Frame 1 (no input): blank canvas, image omitted
Frame 60 (no input): blank canvas, image omitted
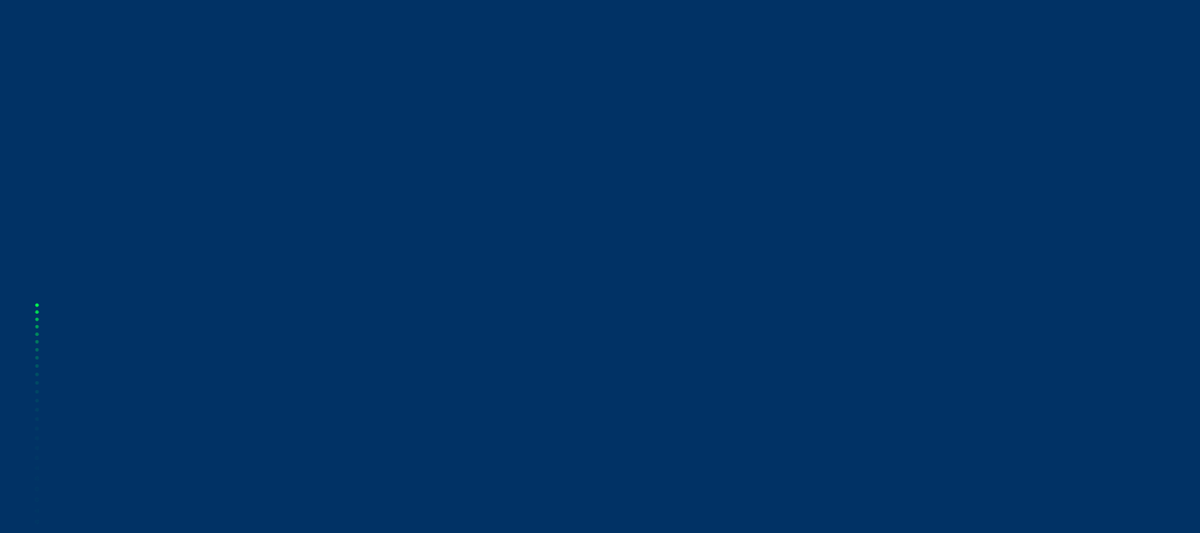
Frame 120 (the mouse pressed at the canvas centre since frame 60)

The p5.js sketch whose frames 1 and 60 were blank and that drew this single picture after the mouse press (run headless with seeded random() and noise() and a simulated clock; from frame 60 on, the mouse is pressed at the canvas centre):

// p5.js sketch
// ── sketch.js
//main program

//create a fireworks array
var fireworks = [];

//create a gravity variable
var gravity;

//setup
function setup() {
  //create a canvas width = 1350, height = 600
  createCanvas(1350,600);

  //gravity is a vector with x=0, y = 0.2
  gravity = createVector(0,0.2);

  //set color mode as HSB
  colorMode(HSB);

  //set the color
  //stroke(255);

  //set bolder
  //strokeWeight(4);

  //set background
  //background(0);
}

function draw() {
  //change colorMode as RGB
  colorMode(RGB);

  //select background color and alpha for canvas
  //background(0,24,72,50);
  background(0,51,102,50);

  if(random(1)<0.008)
  {
    fireworks.push(new Firework());
  }

  for(var i = fireworks.length-1; i>=0;i--){
    //update fireworks[i] object
    fireworks[i].update();
    //show fireworks[i] object
    fireworks[i].show();
    //check if fireworks[i] is done yet
    if(fireworks[i].done()){
      fireworks.splice(i,1);
    }
  }
  console.log(fireworks.length);
}

// ── firework.js
function Firework(){

  //create a property hu random from 0 to 255
  this.hu = random(255);

  //create a firework which is a Particle object with following default
  this.firework = new Particle(random(width),height, this.hu, true);

  //create a exploded property
  this.exploded = false;

  //create a particles array
  this.particles = [];

  //check if a firewok object is done or not
  this.done = function(){
    //if exploded is true and particles length is 0, then true
    if(this.exploded && this.particles.length === 0){
      return true;
    }else{
      return false;
    }
  }

  //update the firework
  this.update = function(){
    //if exploded == false
    if(this.exploded==false){
      //apply force for firework
      this.firework.applyForce(gravity);
      //update firework object
      this.firework.update();
      //if y axis of vel > 0
      if(this.firework.vel.y>= 0)
        {
          //the set exploded = true
          this.exploded = true;
          //run explode() method
          this.explode();
        }
    }

    for(var i = this.particles.length-1; i >= 0; i-- ){
      //apply gravity for particles[i]
      this.particles[i].applyForce(gravity);
      //update particles[i]
      this.particles[i].update();
      if(this.particles[i].done()){
        //remove particles[i] from array
        this.particles.splice(i,1);
      }
    }
  }

  //explode function: create 100 small particles and add them into array particles[]
  this.explode= function(){
    for(var i = 0; i <100; i++ ){
      var p = new Particle(this.firework.pos.x, this.firework.pos.y,this.hu,false);
      this.particles.push(p);
    }
  }

  //show method
  this.show = function(){
    if(this.exploded==false){
      //show object firework
      this.firework.show();
    }
    //show particles object
    for(var i = 0; i <this.particles.length; i++ ){
      this.particles[i].show();
    }
  }
}

// ── particle.js
//Create a Particle object with 4 properties: x, y, hu and firework
function Particle(x,y,hu,firework){

  //variable pos
  this.pos = createVector(x,y);

  //variable firework
  this.firework = firework;

  //variable lifespan
  this.lifespan = 255;

  //variable hu
  this.hu = hu;

  //check if firework exists
  if(this.firework == true){
    //create variable vel (velocity) which is a vector, has initial x = 0 and initial y = random(-16,-12)
    this.vel = createVector(0,random(-16,-12));
  }else{//else if firework == false
    //vel is random
    this.vel = p5.Vector.random2D();
    //multiply vel for creating exlosion
    this.vel.mult(random(5,13));
  }

  //create acc (acceleration) start at (0,0)
  this.acc = createVector(0,0);

  // this.applyForce = function(force){
  //   this.acc.add(force);
  // }

  //apply force for acceleration
  Particle.prototype.applyForce = function (force) {
    this.acc.add(force);
  };

  //update method
  this.update = function(){
    //if firework = false then
    if(this.firework==false){
      //multiply vel by 0.9
      this.vel.mult(0.9);
      //decrease lifespan
      this.lifespan -= 1.5;
    }
    //add acceleration into velocity
    this.vel.add(this.acc);
    //add velocity into position
    this.pos.add(this.vel);
    //the set acceleration weight = 0
    this.acc.mult(0);
  }

  //check if a particle is done or not
  this.done = function(){
    //if lifespan < 0 --> done
    if(this.lifespan < 0){
      return true;
    }else{//else not done
      return false;
    }
  }

  //method to show particle
  this.show = function(){
    //set color mode as HSB
    colorMode(HSB);

    if(this.firework==false){
      //set the thickness of particle
      strokeWeight(2);
      //stroke(v1,[v2],[v3],[a])
      //[v1],[v2],[v3] is color mode
      //[a] is opacity
      stroke(hu,255,255,this.lifespan);
    }else{//else set particle thickness = 4
      strokeWeight(4);
      //set color mode
      stroke(hu,255,255);
    }
    //display the current position
    point(this.pos.x, this.pos.y);
  }

}
